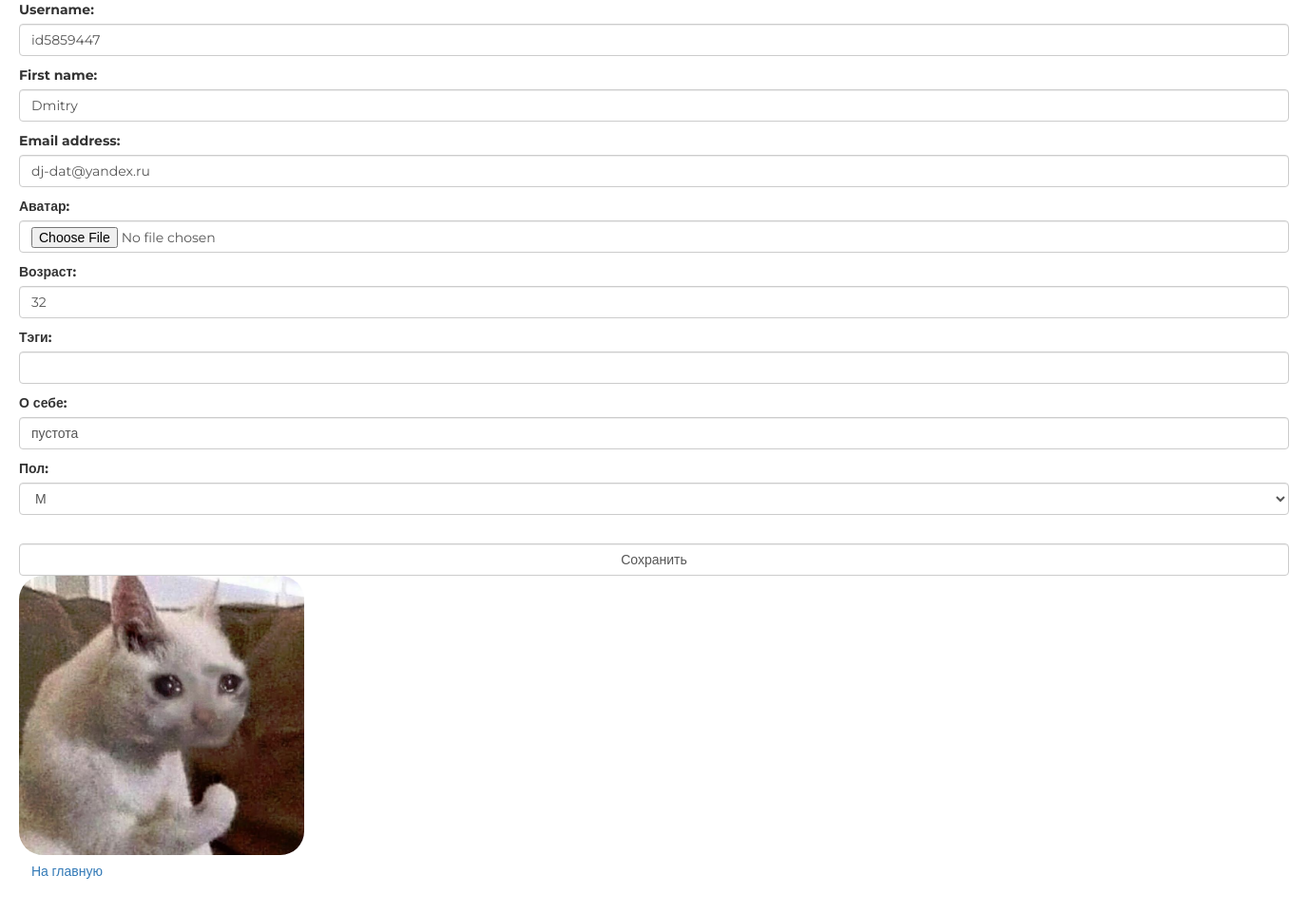
/auth/edit/17/, run on the app's committed database.
### authapp/models.py (models this page shows, shortened)
class ShopUser(AbstractUser):
    avatar = models.ImageField(upload_to='users_avatars', blank=True, verbose_name='аватар')
    age = models.PositiveSmallIntegerField(verbose_name='Возраст', default=18)
    activation_key = models.CharField(max_length=128, blank=True)
    activation_key_expires = models.DateTimeField(default=(now() + timedelta(hours=48)))

class ShopUserProfile(models.Model):
    MALE = 'M'
    FEMALE = 'F'
    GENDER_CHOICES = (
        (MALE, 'М'),
        (FEMALE, 'Ж'),
    )
    user = models.OneToOneField(ShopUser, unique=True, null=False, db_index=True, on_delete=models.CASCADE)
    tagline = models.CharField(max_length=128, verbose_name='тэги', blank=True)
    about_me = models.CharField(max_length=512, verbose_name='о себе', blank=True)
    gender = models.CharField(max_length=1, verbose_name='пол', choices=GENDER_CHOICES, blank=True)
    social_avatar = models.CharField(max_length=1024, verbose_name='аватар', blank=True)

### authapp/views.py (the view, shortened to what this page needs)
# urls.py: path('edit/<pk>/', authapp.UserEditView.as_view(), name='edit'),
class UserEditView(UpdateView):
    model = ShopUser
    template_name = 'authapp/edit.html'
    success_url = reverse_lazy('main')
    fields = []
    def get_context_data(self, **kwargs):
        context = super(UserEditView, self).get_context_data(**kwargs)
        context['title'] = 'редактирование'
        if self.request.POST:
            context['form'] = ShopUserEditForm(self.request.POST, self.request.FILES, instance=self.object)
            context['profile_form'] = ShopUserProfileEditForm(self.request.POST, instance=self.object.shopuserprofile)
            print(context['form'])  # я не знаю почему, но сохранение файлов работает только когда здесь есть принт))
        else:
            context['form'] = ShopUserEditForm(instance=self.object)
            context['profile_form'] = ShopUserProfileEditForm(instance=self.object.shopuserprofile)
        return context

### authapp/forms.py (shortened to what this page needs)
class ShopUserEditForm(UserChangeForm):
    class Meta:
        model = ShopUser
        fields = ('username', 'first_name', 'email', 'avatar', 'age')
    def __init__(self, *args, **kwargs):
        super(ShopUserEditForm, self).__init__(*args, **kwargs)
        for field_name, field in self.fields.items():
            field.widget.attrs['class'] = 'form-control'
            field.help_text = ''
            if field_name == 'password':
                field.widget = forms.HiddenInput()

class ShopUserProfileEditForm(forms.ModelForm):
    class Meta:
        model = ShopUserProfile
        fields = ('tagline', 'about_me', 'gender')
    def __init__(self, *args, **kwargs):
        super(ShopUserProfileEditForm, self).__init__(*args, **kwargs)
        for field_name, field in self.fields.items():
            field.widget.attrs['class'] = 'form-control'
            field.help_text = ''

### adminapp/templatetags/custom_tags.py (called while the page is built)
@register.filter(name='media_folder_users')
def media_folder_users(string):
    if not string:
        string = 'users_avatars/default.jpg'
    return f'{settings.MEDIA_URL}{string}'

### mainapp/context_processors.py (called while the page is built)
def basket(request):
    basket_items = []
    if request.user.is_authenticated:
        basket_items = Basket.objects.filter(user=request.user)
    return {
        'basket': basket_items
    }

### authapp/templates/authapp/edit.html (shortened to what this page needs)
{% extends 'authapp/base.html' %}
{% load static %}
{% load custom_tags %}
{% block content %}
    <form class="form-horizontal" action="{% url 'authapp:edit' user.pk %}" method="post" enctype="multipart/form-data">
        {{ form.as_p }}
        {{ profile_form.as_p }}
        <br>
        <input class="form-control" type="submit" value="Сохранить">
    </form>
    <div class="user_avatar"><img src="{{ object.avatar|media_folder_users }}" alt="Аватар"></div>
    <a class="btn btn-link" href="{% url 'main' %}">На главную</a>
{% endblock %}

### static/css/style.css (style rules this page uses)
* { margin: 0; padding: 0; }
body { font-family: 'Montserrat', sans-serif; }
html, body { height: 100%; }
.user_avatar img { width: 300px; border-radius: 25px; }

### data on the page
ShopUser: username "id5859447", first_name "Dmitry", email "dj-dat@yandex.ru", age "32"
ShopUserProfile: about_me "пустота", gender "М"
